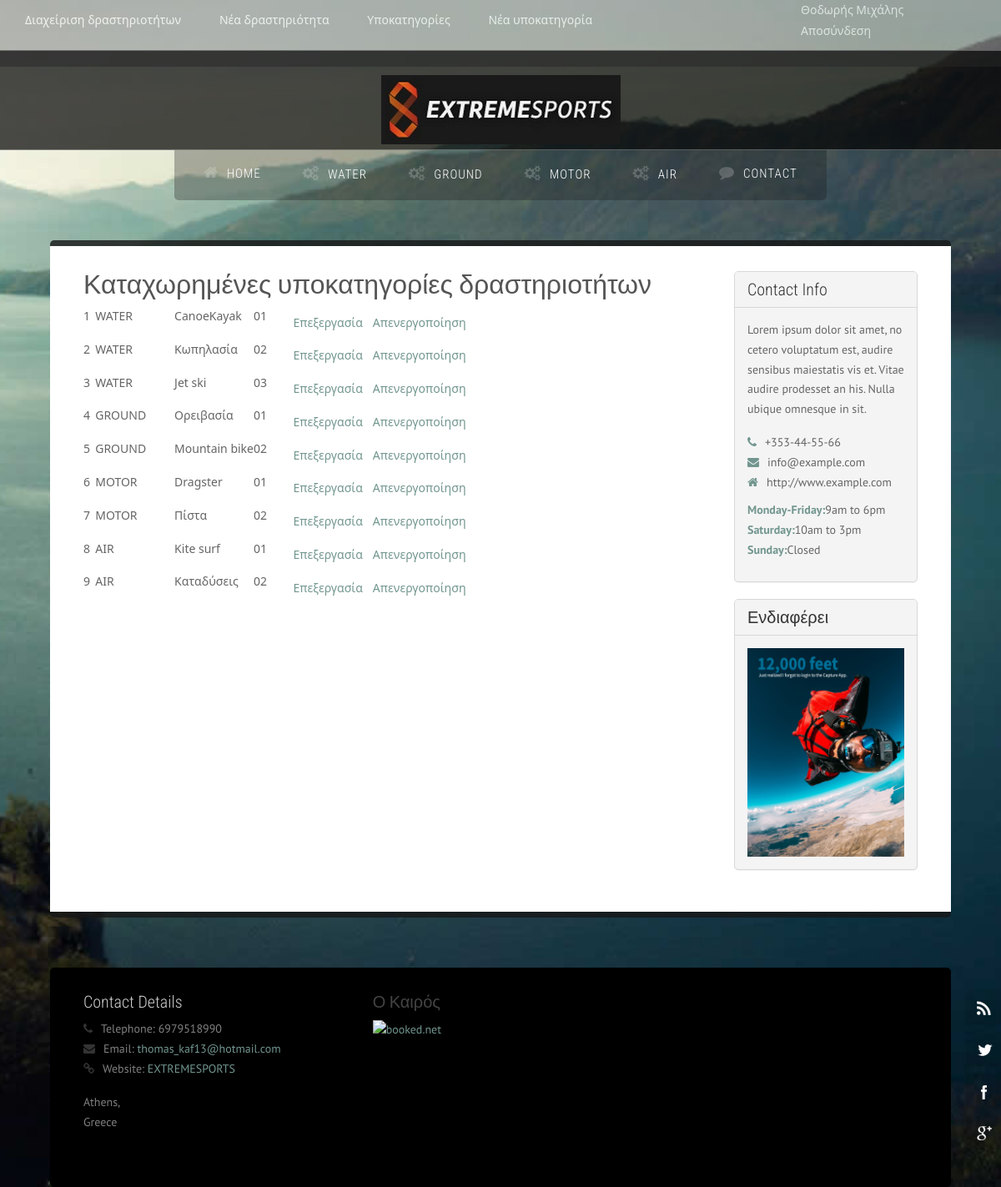
Screenshot of /subcategorieslist.php (signed in) with the database file from the repository.
### tables this page shows
CREATE TABLE `categories` (
  `cat_id` int(11) NOT NULL,
  `cat_name` varchar(25) NOT NULL,
  `cat_sorter` varchar(3) DEFAULT NULL
);

CREATE TABLE `sub_categories` (
  `scat_id` int(11) NOT NULL,
  `scat_cat_id` int(11) NOT NULL,
  `scat_name` varchar(25) NOT NULL,
  `scat_active` int(11) DEFAULT '1',
  `scat_sorter` varchar(3) DEFAULT NULL
);

CREATE TABLE `ads` (
  `ad_id` int(11) NOT NULL,
  `ad_caption` varchar(255) DEFAULT NULL,
  `ad_image` varchar(45) DEFAULT NULL,
  `ad_featured` tinyint(4) DEFAULT '0'
);

### headmenu.php (the view, shortened to what this page needs)
<?php
	$conn = Connect();
	$strSQL = " SELECT cat_id, cat_name
				FROM categories
				ORDER BY cat_sorter";
	$result = mysqli_query($conn, $strSQL);
	if ($result)
	{
		while ($row = mysqli_fetch_array($result,MYSQLI_ASSOC))
		{
			$Cat_Name = $row['cat_name'];
			echo "<li>";
			echo "<span class=\"fa-gears\">$Cat_Name</span>";
			echo "</li>";
		}
	}
?>

### subcategorieslist.php (shortened to what this page needs)
<?php
	include 'includes/functions.php';
?>
<!DOCTYPE html>
<html lang="en">
    <head>
        <link rel="stylesheet" href="assets/css/bootstrap.css" rel="stylesheet">
        <link rel="stylesheet" href="assets/css/animate.css" rel="stylesheet">
        <link rel="stylesheet" href="assets/css/font-awesome.css" rel="stylesheet">
        <link rel="stylesheet" href="assets/css/nexus.css" rel="stylesheet">
        <link rel="stylesheet" href="assets/css/responsive.css" rel="stylesheet">
        <link rel="stylesheet" href="assets/css/custom.css" rel="stylesheet">
    </head>
    <body>
        <div id="body-bg">
			<?php
				require_once ('loggedinfo.php');
			?>
            <ul class="social-icons pull-right hidden-xs">
                <li class="social-rss">
                    <a href="#" target="_blank" title="RSS"></a>
                </li>
                <li class="social-twitter">
                    <a href="https://twitter.com/?lang=en" target="_blank" title="Twitter"></a>
                </li>
                <li class="social-facebook">
                    <a href="https://www.facebook.com/" target="_blank" title="Facebook"></a>
                </li>
                <li class="social-googleplus">
                    <a href="#" target="_blank" title="GooglePlus"></a>
                </li>
            </ul>
            <div id="pre-header" class="container" style="height: 60px">
            </div>
            <div id="header">
                <div class="container">
                    <div class="row">
                        <div class="logo">
                            <a href="index.php" title="">
                                <img src="assets/img/Extreme-Sports.jpg" alt="Logo" />
                            </a>
                        </div>
                    </div>
                </div>
            </div>
            <div id="hornav" class="container no-padding">
                <div class="row">
                    <div class="col-md-12 no-padding">
                        <div class="text-center visible-lg">
                            <ul id="hornavmenu" class="nav navbar-nav">
                                <li>
                                    <a href="index.php" class="fa-home">Home</a>
                                </li>
								<?php
									require_once ('headmenu.php');
								?>
                                <li>
                                    <a href="contact.php" class="fa-comment">Contact</a>
                                </li>
                            </ul>
                        </div>
                    </div>
                </div>
            </div>
            <div id="post_header" class="container" style="height: 40px">
            </div>
            <div id="content-top-border" class="container">
            </div>
            <div id="content">
                <div class="container background-white">
                    <div class="row margin-vert-30">
                        <div class="col-md-9">
                            <div class="headline">
                                <h2>Καταχωρημένες υποκατηγορίες δραστηριοτήτων</h2>
                            </div>
							<?php
								$conn = Connect();
								$strSQL = " SELECT 		scat_cat_id, cat_name, scat_id, scat_name,
														scat_sorter, scat_active
											FROM 		extreme_events.sub_categories INNER JOIN categories
														ON sub_categories.scat_cat_id = categories.cat_id
											ORDER BY 	categories.cat_id, scat_sorter";
								$result = mysqli_query($conn, $strSQL);
								if ($result)
								{
									echo "<table id=\"InfoTable\">";
									while ($row = mysqli_fetch_array($result,MYSQLI_ASSOC))
									{
										echo "<tr>";
										$scat_id = $row['scat_id'];
										$scat_active = $row['scat_active'];
										echo "    <td id=\"DataArea\" style=\"width: 3%;\">";
										echo "    </td>";
										echo "    <td id=\"DataArea\" style=\"width: 20%; vertical-align: bottom;\">";
										echo "    </td>";
										echo "    <td id=\"DataArea\" style=\"width: 20%;\">";
										echo "    </td>";
										echo "    <td id=\"DataArea\" style=\"width: 10%\">";
										echo "    </td>";
										echo "    <td>";
										echo "<a href=\"editsubcat.php?id=$scat_id\" class=\"CommandText\">Επεξεργασία</a>";
										if ($scat_active == 1)
											echo "<a href=\"activatesubcat.php?id=$scat_id&action=0\" class=\"CommandText\">Απενεργοποίηση</a>";
										echo "    </td>";
										echo "</tr>";
									}
									echo "</table>";
								}
							?>
                        </div>
                        <div class="col-md-3">
                            <div class="panel panel-default">
                                <div class="panel-heading">
                                    <h3 class="panel-title">Contact Info</h3>
                                </div>
                                <div class="panel-body">
                                    <p>Lorem ipsum dolor sit amet, no cetero voluptatum est, audire sensibus maiestatis vis et. Vitae audire prodesset an his. Nulla ubique omnesque in sit.</p>
                                    <ul class="list-unstyled">
                                        <li>
                                            <i class="fa-phone color-primary"></i>+353-44-55-66</li>
                                        <li>
                                            <i class="fa-envelope color-primary"></i>info@example.com</li>
                                        <li>
                                            <i class="fa-home color-primary"></i>http://www.example.com</li>
                                    </ul>
                                    <ul class="list-unstyled">
                                        <li>
                                            <strong class="color-primary">Monday-Friday:</strong>9am to 6pm</li>
                                        <li>
                                            <strong class="color-primary">Saturday:</strong>10am to 3pm</li>
                                        <li>
                                            <strong class="color-primary">Sunday:</strong>Closed</li>
                                    </ul>
                                </div>
                            </div>
                            <div class="panel panel-default">
                                <div class="panel-heading">
                                    <h3 class="panel-title">Ενδιαφέρει</h3>
                                </div>
                                <div class="panel-body">
								<?php
									require_once ('ads.php');
								?>
                                </div>
                            </div>
                        </div>
                    </div>
                </div>
            </div>
			<?php
				include 'xtremefooter.php';
			?>
    </body>
</html>

### Includes/functions.php (shortened to what this page needs)
<?php
function echoX ($strOut, $strCondition)
{
	if (strlen($strCondition)>0)
		echo $strOut;
}
?>

### ads.php (shortened to what this page needs)
<?php
	$conn = Connect();
	$strSQL = " SELECT ad_id, ad_caption, ad_image
				FROM ads
				WHERE ad_featured=1";
	$result = mysqli_query($conn, $strSQL);
	if ($result)
	{
		while ($row = mysqli_fetch_array($result,MYSQLI_ASSOC))
		{
			echo "<img src=\"images/".$row['ad_image']."\" />";
		}
	}
?>

### assets/css/custom.css (style rules this page uses)
#DataArea { vertical-align: top; }
.DataCaption { font-family: "Segoe UI"; }
.CommandText { font-family: "Segoe UI"; size: 1em; margin-right: 12px; margin-top: 0; margin-bottom: 14px; }

### rows the page displays
categories: cat_name "WATER"
categories: cat_name "GROUND"
categories: cat_name "MOTOR"
categories: cat_name "AIR"
sub_categories: strOut "1 WATER CanoeKayak 01"
sub_categories: strOut "2 WATER Κωπηλασία 02"
sub_categories: strOut "3 WATER Jet ski 03"
sub_categories: strOut "4 GROUND Ορειβασία 01"
sub_categories: strOut "5 GROUND Mountain bike 02"
sub_categories: strOut "6 MOTOR Dragster 01"
sub_categories: strOut "7 MOTOR Πίστα 02"
sub_categories: strOut "8 AIR Kite surf 01"
sub_categories: strOut "9 AIR Καταδύσεις 02"
ads: ad_image (picture)

### other values shown
GetLoggedUserData() "Θοδωρής Μιχάλης"
